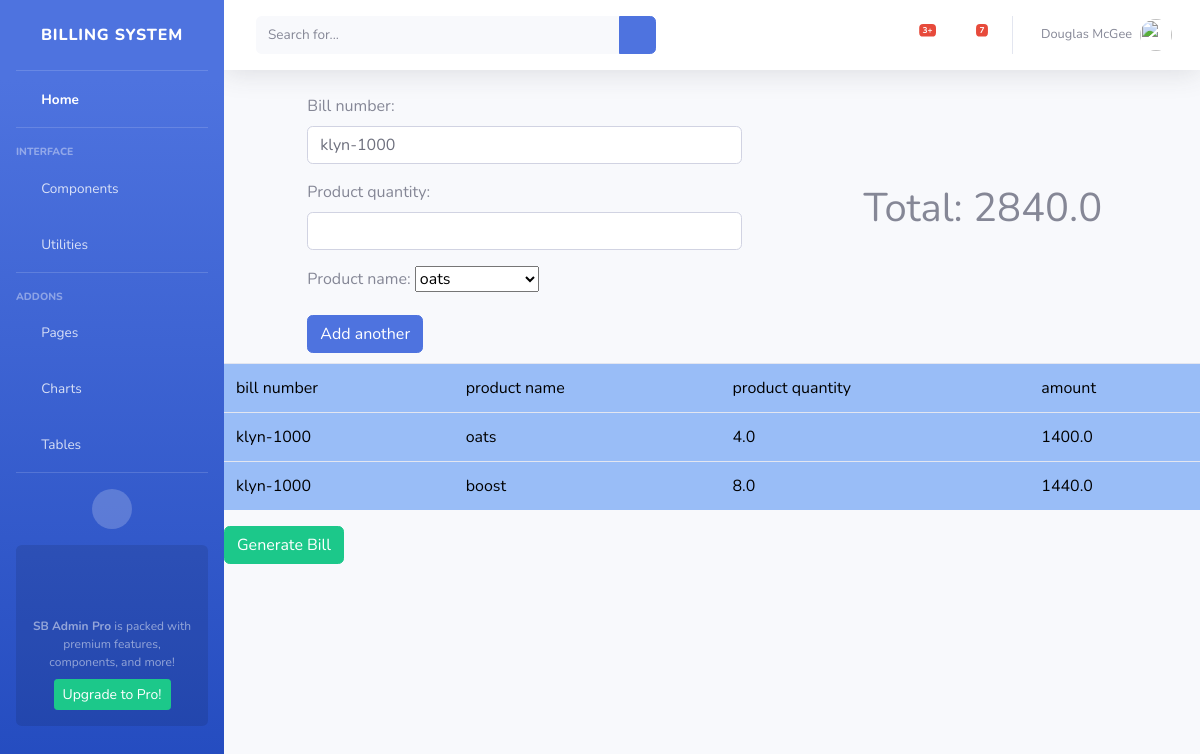
Screenshot of /billing/orderlines/klyn-1000 with the database file from the repository.
### bill/models.py (models this page shows, shortened)
class ordelines(models.Model):
    bill_number=models.ForeignKey(order,on_delete=models.CASCADE)
    product_name=models.ForeignKey(product,on_delete=models.CASCADE)
    product_qty=models.FloatField()
    amount=models.FloatField()

class order(models.Model):
    bill_number=models.CharField(max_length=12,unique=True)
    bill_date=models.DateField(auto_now=True)
    customer_name=models.CharField(max_length=60)
    phone_number=models.CharField(max_length=12)
    bill_total=models.IntegerField(default=50)
    def __str__(self):
        return str(self.bill_number)

class product(models.Model):
    product_name=models.CharField(max_length=150,unique=True)
    def __str__(self):
        return self.product_name

### bill/views.py (the view, shortened to what this page needs)
# urls.py: path('orderlines/<str:bill_number>', orderlines.as_view(), name='orderlines'),
class orderlines(TemplateView):
    model=ordelines
    form_class=orderlinesform
    template_name = 'bill/orderlines.html'
    context={}
    def get(self, request, *args, **kwargs):
        billnumber=kwargs.get('bill_number')
        form=self.form_class(initial={'bill_number':billnumber})
        self.context['form']=form
        self.context['items'] = self.model.objects.filter(bill_number__bill_number=billnumber)
        self.context['billnum']=billnumber
        total=ordelines.objects.filter(bill_number__bill_number=billnumber).aggregate(Sum('amount'))
        self.context['total']=total['amount__sum']
        return render(request,self.template_name,self.context)

### bill/forms.py
class orderlinesform(forms.Form):
    bill_number=forms.CharField(widget=forms.TextInput(attrs={'class': 'form-control'}))
    product_quantity=forms.IntegerField(widget=forms.TextInput(attrs={'class': 'form-control'}))
    product_name=purchase.objects.all().values_list('product__product_name')
    result=[(tp[0],tp[0]) for tp in product_name]
    product_name=forms.ChoiceField(choices=result)

### bill/templates/bill/orderlines.html (shortened to what this page needs)
<!DOCTYPE html>
{%extends 'bill/base.html'%}
{%block body_block%}
<div class="row">
    <div class="col-lg-1 col-sm-1"></div>
    <div class="col">
                <form method="post">
                    {{form.as_p}}
                    <input type="submit" class="btn btn-primary" value="Add another">
                </form>
    </div>
    <div class="col" style="text-align: center;margin-top:90px">
                <h1>Total: {{total}}</h1>
    </div>
</div>
    <table class="table" style="background-color:rgb(153, 189, 247);color:black;margin-top:10px">
        <tr>
            <td>bill number</td>
            <td>product name</td>
            <td>product quantity</td>
            <td>amount</td>
        </tr>
        {%for item in items%}
        <tr>
            <td>{{item.bill_number}}</td>
            <td>{{item.product_name}}</td>
            <td>{{item.product_qty}}</td>
            <td>{{item.amount}}</td>
        </tr>
        {%endfor%}
    </table>
<a class='btn btn-success' href="{%url 'generate' billnum%}">Generate Bill</a>
{%endblock%}

### rows the page displays
ordelines: bill_number "klyn-1000", product_name "oats", product_qty "4.0", amount "1400.0"
ordelines: bill_number "klyn-1000", product_name "boost", product_qty "8.0", amount "1440.0"

### other values shown
{{ total }} "2840.0"
